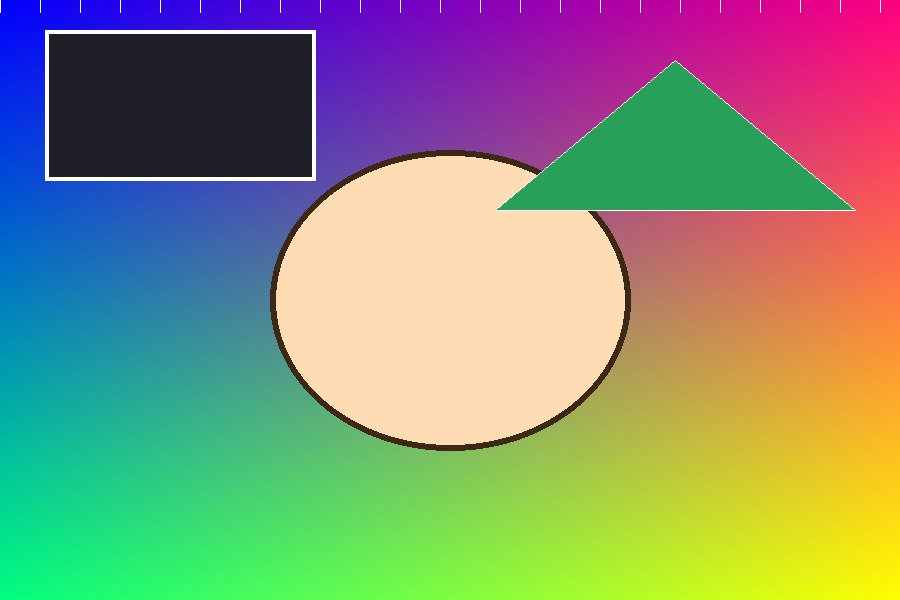
#> input picture app/assets/sample_photo.jpg, 900 x 600 px
$ python -i geometry.py   (imports and definitions only)
#> lines starting #> are read from the running program, lines starting #| are printed output that depends on the picture; after the words box and inside, x2 and y2 are one past the last pixel; in counts of white or black regions, pixels touching at a corner belong together
#> further down, picture is the input picture: PIL image 900x600 RGB; mean R, G, B 137.1, 144.3, 120.7
"""Geometry: orientation (90° rotation, flips), lens/perspective warps, straighten, and "constrain
crop" -- the Geometry step of app.pipeline.run_pipeline(), and the base image the frontend's Crop,
Masks and Repair tools draw against (they must agree with the pipeline on which pixel is where).

Order: rotate/flip first (it's how the photo is oriented, like EXIF orientation), then the lens
corrections (distortion, perspective, chromatic aberration, vignette -- app.lens_corrections),
then the straighten rotation, then -- when `constrain_crop` is on -- a crop to the largest centered
rectangle with the frame's aspect ratio that contains no area the warps left uncovered, and last the
Liquify strokes (F23, app.liquify), drawn on that frame. Without it,
distortion +35 left ~7 % pure-black corners and keystone/straighten smeared or blackened the edges
(B9 in the improvement report).

Everything here is resolution-independent (angles, fractions of the frame), so a reduced-size
preview proxy and the full-resolution export get the same geometry.
"""
from __future__ import annotations

from functools import lru_cache

import cv2
import numpy as np
from PIL import Image

from app.lens_corrections import apply_lens_corrections, correct_distortion, correct_perspective

ROTATIONS = (0, 90, 180, 270)
STRAIGHTEN_LIMIT = 45.0
# Long edge of the white probe image the valid (covered) region is measured on -- a fixed size, so
# the crop fractions are identical whether the pipeline runs on a proxy or at full resolution.
_PROBE_LONG_EDGE = 600

GEOMETRY_OPTION_KEYS = (
    "rotate", "flip_horizontal", "flip_vertical", "straighten", "constrain_crop",
    "lens_distortion", "lens_vignette_amount", "lens_vignette_midpoint", "lens_chromatic_aberration",
    "lens_perspective_v", "lens_perspective_h", "liquify",
)


# [23 lines left out: function orient, not called in this run]


def oriented_size(size: tuple[int, int], rotate: int = 0) -> tuple[int, int]:
    return (size[1], size[0]) if int(rotate) % 180 == 90 else tuple(size)


# [14 lines left out: function straighten, not called in this run]


def _needs_constraint(options: dict) -> bool:
    return bool(options.get("lens_distortion") or options.get("lens_perspective_v") or options.get("lens_perspective_h") or options.get("straighten"))


# [97 lines left out: functions _constrain_fractions_cached, constrain_fractions, _crop_to_fractions, apply_geometry, geometry_output_size, not called in this run]


def estimate_straighten_angle(image: Image.Image) -> float:
    """Auto-level: the straighten angle that makes the photo's dominant near-horizontal/near-
    vertical lines level, from Hough line segments on a small grayscale proxy. 0.0 when no
    confident set of lines is found. Classical (Canny + probabilistic Hough), no ML."""
    proxy = image.convert("L")
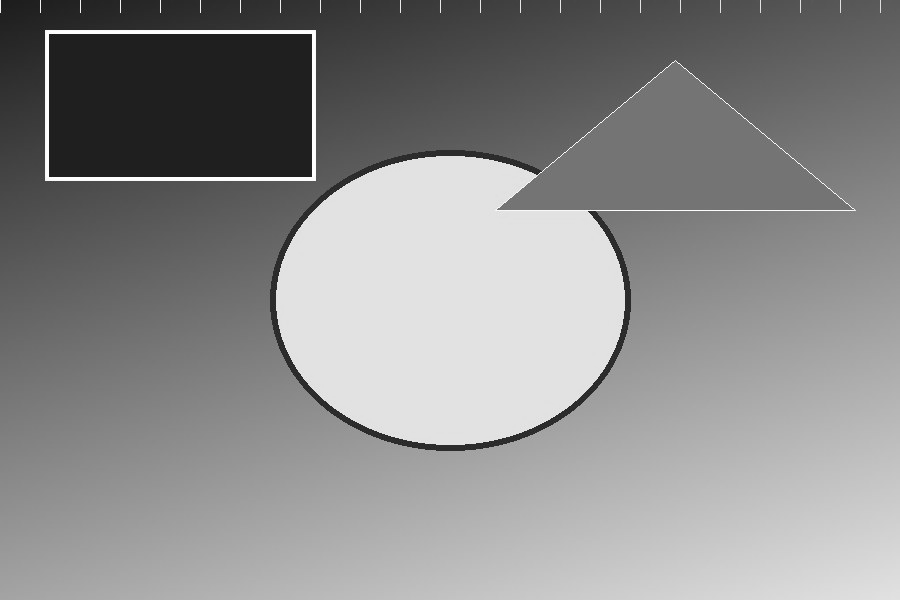
#> proxy: PIL image 900x600 L; min 20, max 255, mean 139.5
    proxy.thumbnail((800, 800), Image.Resampling.LANCZOS)
#> proxy: PIL image 800x533 L
    gray = np.asarray(proxy)
    edges = cv2.Canny(cv2.GaussianBlur(gray, (3, 3), 0), 50, 150)
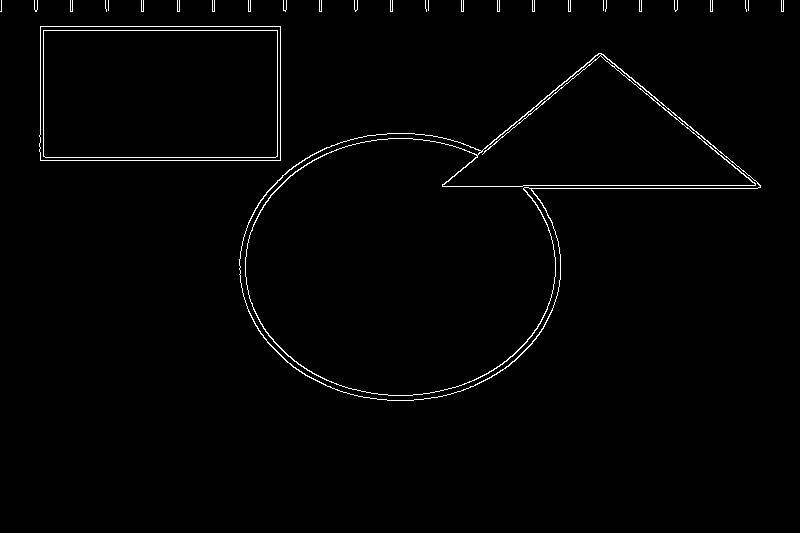
#> edges: shape (533, 800); 1.3% white in thin lines or dots, all inside (x1, y1, x2, y2) = (0, 0, 784, 401)
    min_length = max(20, int(min(gray.shape) * 0.15))
#> min_length = 79
    lines = cv2.HoughLinesP(edges, 1, np.pi / 720, threshold=60, minLineLength=min_length, maxLineGap=8)
#> lines = 17 rows, first 6: [40, 26, 280, 26], [607, 185, 760, 185], [523, 188, 757, 188], [40, 30, 280, 30], [40, 160, 280, 160], [40, 157, 280, 157]
    if lines is None:
        return 0.0
    deviations, weights = [], []
    for x1, y1, x2, y2 in np.asarray(lines).reshape(-1, 4):  # (N, 1, 4) on OpenCV 4, (N, 4) on 5
        angle = np.degrees(np.arctan2(y2 - y1, x2 - x1))  # image y points down
        angle = (angle + 90) % 180 - 90  # -90..90
        if abs(angle) <= 30:  # near horizontal
            deviation = angle
        elif abs(abs(angle) - 90) <= 30:  # near vertical
            deviation = angle - 90 if angle > 0 else angle + 90
        else:
            continue
        deviations.append(deviation)
        weights.append(np.hypot(x2 - x1, y2 - y1))
#> this loop made 17 passes
#> (x1, y1, x2, y2, angle) on passes 1 to 12: (40, 26, 280, 26, 0), (607, 185, 760, 185, 0), (523, 188, 757, 188, 0), (40, 30, 280, 30, 0), (40, 160, 280, 160, 0), (40, 157, 280, 157, 0), (476, 155, 598, 53, -39.9), (600, 53, 759, 184, 39.49), (598, 54, 758, 187, 39.74), (277, 156, 277, 31, -90), (442, 186, 601, 54, -39.7), (280, 159, 280, 27, -90)
#> after the loop, deviations = [0, 0, 0, 0, 0, 0, 0, 0, 0, 0, 0, 0]; weights = [240, 153, 234, 240, 240, 240, 125, 132, 81, 132, 125, 79]
    if len(deviations) < 2:
        return 0.0
    order = np.argsort(deviations)
#> order = [0, 1, 2, 3, 4, 5, 6, 7, 8, 9, 10, 11]
    cumulative = np.cumsum(np.asarray(weights)[order])
#> cumulative = [240, 393, 627, 867, 1107, 1347, 1472, 1604, 1685, 1817, 1942, 2021]
    median = float(np.asarray(deviations)[order][np.searchsorted(cumulative, cumulative[-1] / 2)])
#> median = 0
    # A line tilted clockwise (positive deviation, y down) is leveled by rotating counter-clockwise.
    return round(max(-STRAIGHTEN_LIMIT, min(STRAIGHTEN_LIMIT, -median)), 2)

>>> from PIL import Image
>>> picture = Image.open('assets/sample_photo.jpg')
>>> result = estimate_straighten_angle(picture)
#> result = 0
